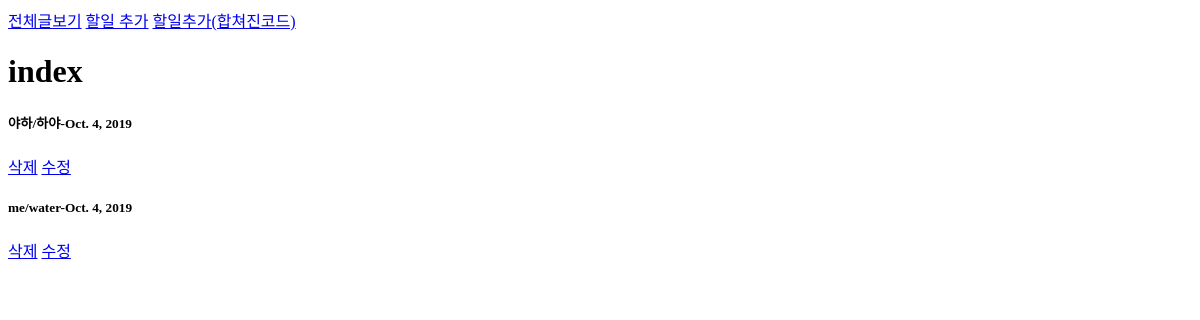
/todos/, run on an earlier commit of the app's database.
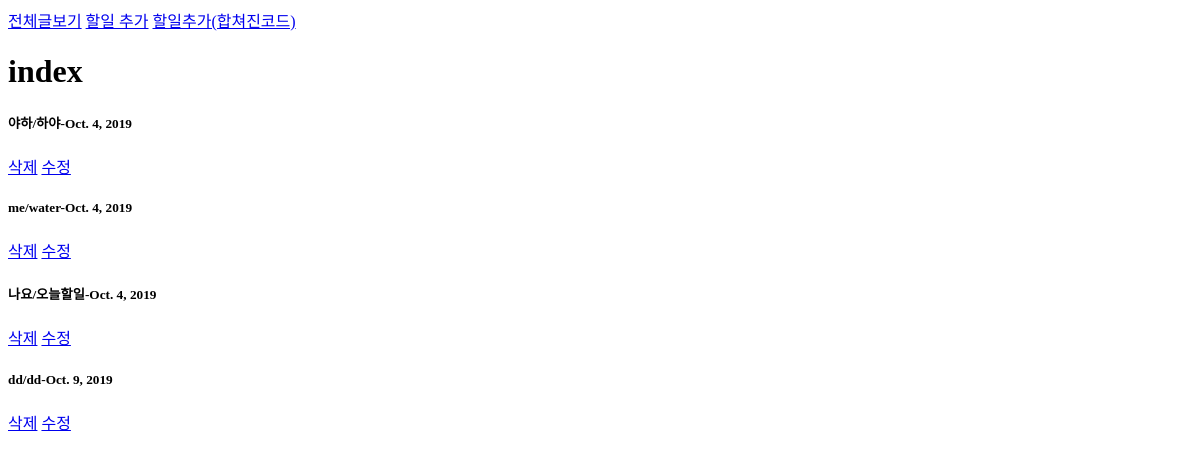
And on a later commit of the database.
### todos/models.py (models this page shows)
class Todo(models.Model):
    title = models.CharField(max_length=50)
    content = models.TextField()
    due_date = models.DateField()
    author = models.TextField()

### todos/views.py (the view)
# urls.py: path('', views.index, name="index"),
def index(request):
    todos = Todo.objects.all()
    context = {
        'todos' : todos,
    }
    return render(request, 'index.html', context)

### todos/templates/index.html
{% extends 'base.html' %}
{% block body %}
<h1>index</h1>
{% for todo in todos %}
<h5>{{todo.author}}/{{todo.title}}-{{todo.due_date}}</h5>
<a href="{% url 'todos:delete' todo.id %}">삭제</a>
<a href="{% url 'todos:update' todo.id %}">수정</a>
{% endfor %}
{% endblock %}

### todos/templates/base.html (shortened to what this page needs)
<!DOCTYPE html>
<html lang="en">
<head>
</head>
<body>
  <a href="{% url 'todos:index' %}">전체글보기</a>
  <a href="{% url 'todos:new' %}">할일 추가</a>
  <a href="{% url 'todos:add' %}">할일추가(합쳐진코드)</a>
  {% block body %}
  {% endblock %}
</body>
</html>

What changed in the data, as far as the page shows it:
added Todo: author "나요", title "오늘할일", due_date "Oct. 4, 2019"
added Todo: author "dd", title "dd", due_date "Oct. 9, 2019"
